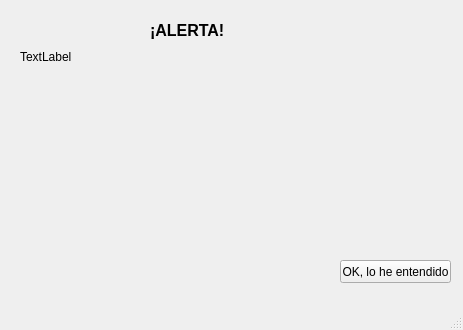
<?xml version="1.0" encoding="UTF-8"?>
<ui version="4.0">
 <class>AVISO</class>
 <widget class="QMainWindow" name="AVISO">
  <property name="geometry">
   <rect>
    <x>0</x>
    <y>0</y>
    <width>463</width>
    <height>330</height>
   </rect>
  </property>
  <property name="sizePolicy">
   <sizepolicy hsizetype="Preferred" vsizetype="Expanding">
    <horstretch>0</horstretch>
    <verstretch>0</verstretch>
   </sizepolicy>
  </property>
  <property name="windowTitle">
   <string>Aviso</string>
  </property>
  <widget class="QWidget" name="centralwidget">
   <widget class="QLabel" name="label">
    <property name="geometry">
     <rect>
      <x>150</x>
      <y>20</y>
      <width>121</width>
      <height>20</height>
     </rect>
    </property>
    <property name="font">
     <font>
      <pointsize>12</pointsize>
      <weight>75</weight>
      <bold>true</bold>
     </font>
    </property>
    <property name="text">
     <string>¡ALERTA!</string>
    </property>
   </widget>
   <widget class="QLabel" name="label_2">
    <property name="geometry">
     <rect>
      <x>20</x>
      <y>50</y>
      <width>421</width>
      <height>181</height>
     </rect>
    </property>
    <property name="sizePolicy">
     <sizepolicy hsizetype="Preferred" vsizetype="Expanding">
      <horstretch>0</horstretch>
      <verstretch>0</verstretch>
     </sizepolicy>
    </property>
    <property name="layoutDirection">
     <enum>Qt::LeftToRight</enum>
    </property>
    <property name="text">
     <string>&lt;html&gt;&lt;head/&gt;&lt;body&gt;&lt;p align=&quot;justify&quot;&gt;TextLabel&lt;/p&gt;&lt;/body&gt;&lt;/html&gt;</string>
    </property>
    <property name="alignment">
     <set>Qt::AlignJustify|Qt::AlignTop</set>
    </property>
    <property name="wordWrap">
     <bool>true</bool>
    </property>
   </widget>
   <widget class="QPushButton" name="pushButton">
    <property name="geometry">
     <rect>
      <x>340</x>
      <y>260</y>
      <width>111</width>
      <height>23</height>
     </rect>
    </property>
    <property name="text">
     <string>OK, lo he entendido</string>
    </property>
   </widget>
  </widget>
  <widget class="QMenuBar" name="menubar">
   <property name="geometry">
    <rect>
     <x>0</x>
     <y>0</y>
     <width>463</width>
     <height>21</height>
    </rect>
   </property>
  </widget>
  <widget class="QStatusBar" name="statusbar"/>
 </widget>
 <resources/>
 <connections/>
</ui>
